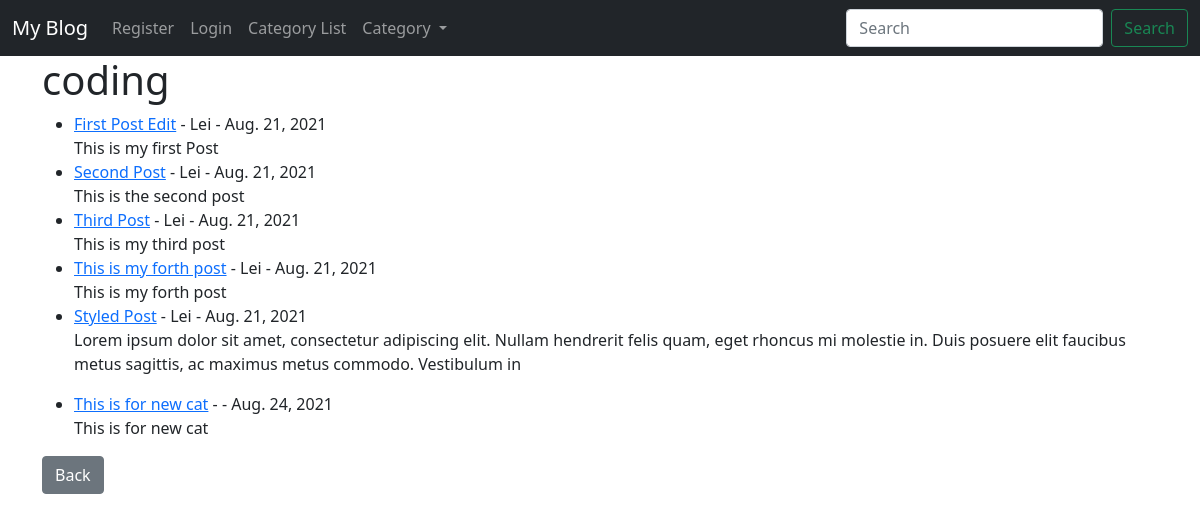
Page /category/1 on the committed database.
### blog/models.py (models this page shows, shortened)
class Category(models.Model):
    name = models.CharField(max_length=255)

class Post(models.Model):
    title = models.CharField(max_length=255)
    title_tag = models.CharField(max_length=255)
    auther = models.ForeignKey(User, on_delete=models.CASCADE)
    body = models.TextField()
    post_date = models.DateField(auto_now_add=True)
    category = models.ForeignKey(Category, on_delete=models.CASCADE, default=1)

### blog/views.py (the view)
# urls.py: path('category/<int:pk>', CategoryDetailView.as_view(), name = 'category-detail'),
class CategoryDetailView(DetailView):
    model = Category
    template_name = 'category.html'

### blog/context_processors.py (called while the page is built)
def getCategories(request):
    return {"categories":Category.objects.all()}

### blog/templates/category.html (shortened to what this page needs)
{% extends 'base.html' %}
{% block content %}
    <h1>{{ category.name }}</h1>
    <ul>
        {% for post in category.post_set.all %}
            <li><a href="{% url 'article-detail' post.pk %}">{{ post.title }}</a>
                - {{ post.auther.first_name }}
                - {{ post.post_date }}
                <br/>
                {{ post.body|slice:":200" | safe }}
            </li>
        {% endfor %}
    </ul>
    <a href="{% url 'home' %}" class="btn btn-secondary">Back</a>
{% endblock %}

### rows in the picture
Category: name "coding"
Post: title "First Post Edit", auther.first_name "Lei", post_date "Aug. 21, 2021", body "This is my first Post"
Post: title "Second Post", auther.first_name "Lei", post_date "Aug. 21, 2021", body "This is the second post"
Post: title "Third Post", auther.first_name "Lei", post_date "Aug. 21, 2021", body "This is my third post"
Post: title "This is my forth post", auther.first_name "Lei", post_date "Aug. 21, 2021", body "This is my forth post"
Post: title "Styled Post", auther.first_name "Lei", post_date "Aug. 21, 2021", body "Lorem ipsum dolor sit amet, consectetur adipiscing elit. Nullam hendrerit felis quam, eget rhoncus mi molestie in. Duis posuere elit faucibus metus sagittis, ac maximus metus commodo. Vestibulum in"
Post: title "This is for new cat", post_date "Aug. 24, 2021", body "This is for new cat"
